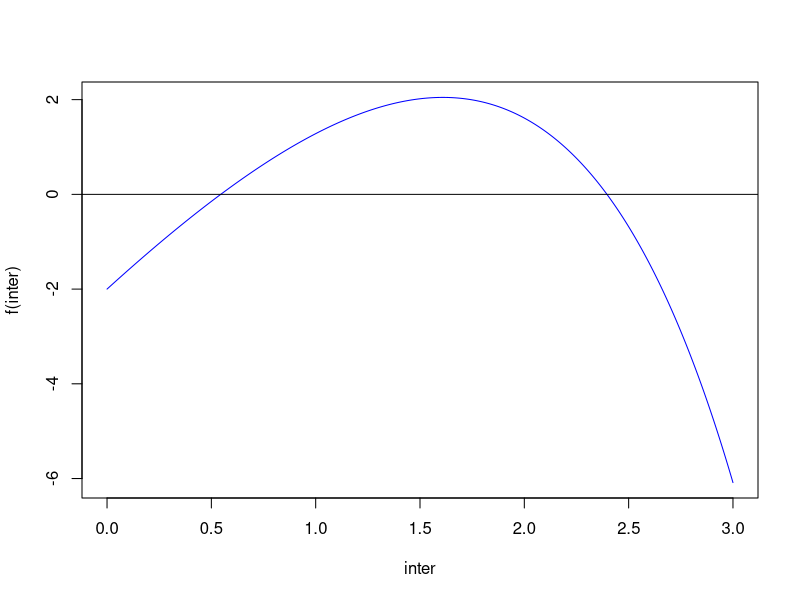

Recreate this plot in R.
# Punto 15

# Parte a

# Resolviendo y despejando la ecuación se obtiene la siguiente función

f<-function(x){ 5*x-exp(x)-1}

# Parte b

# Se grafica la función
inter=seq(0,3,0.0001)
plot(inter,f(inter),type="l",col="blue")
abline(h=0,col="black")
# Mediante el gráfico aproximado mostrado, se puede observar que las raices reales se encuentran aproximadamente en un poco más de 0,5 y un poco menos de 2,5.

# Parte c

# Se propone utilizar la siguiente ecuación despejada g(x)=x

g<-function(x){
  (1+exp(x))/5
}

# Para que la serie converja la magnitud de la derivada de g debe ser menor o igual a 1 en cada iteración.
# Si se deriva g(x), se obtiene g'(x)=(e^x)/5, e igualando a 1, x<=ln(5) para que el método converja con dicho despeje

# Parte d

# Se declara la derivada de g, que se usará para verificar que se cumple la condición de convergencia en cada iteración
dgdx<-function(x){
  exp(x)/5
}
# Se declara función del método de punto fijo solicitado
puntoFijo<-function(a,b,x0){
  if((g(a)>a && g(b)<b)||(g(a)<a && g(b)>b)){
    ant=x0
    for(i in c(1:5)){
      if(abs(dgdx(x0))>1){ # Verificacion de criterio de convergencia del punto fijo
        print("Se ha dejado de cumplir la condición de convergencia.")
        break
      }
      cat("|g'(x0)|=",abs(dgdx(x0)),"\n") # Se muestra magnitud de derivada para verificar criterio
      x0=g(x0)
      error=abs(x0-ant)/abs(x0)
      ERROR=abs(x0-ant)
      ant=x0
    }
    return(c(x0,error,ERROR))
  }else{
    print("Dicho intervalo no es apto para el método de punto fijo, utilizar otro.")
  }
}
# Se llama la función con un intervalo apropiado, y un valor inicial que cumple con los criterios de convergencia, luego se muestran resultados finales
res=puntoFijo(0,1,0.5)
cat("Resultado:",res[1],"\nError relativo final:",res[2],"\nError absoluto final:",res[3])

"A partir de los cálculos de error se puede estimar que el error relativo estuvo en al rededor de 0.000739 con respecto al último resultado
y 0.000402 de error absoluto con respecto al último y penúltimo resultado. Además luego de comparar el resultado de la última iteración con
un resultado más exacto dado por una calculadora de alto desempeño se encontró que el error fue aún menor, siendo de al rededor de 0.0002."